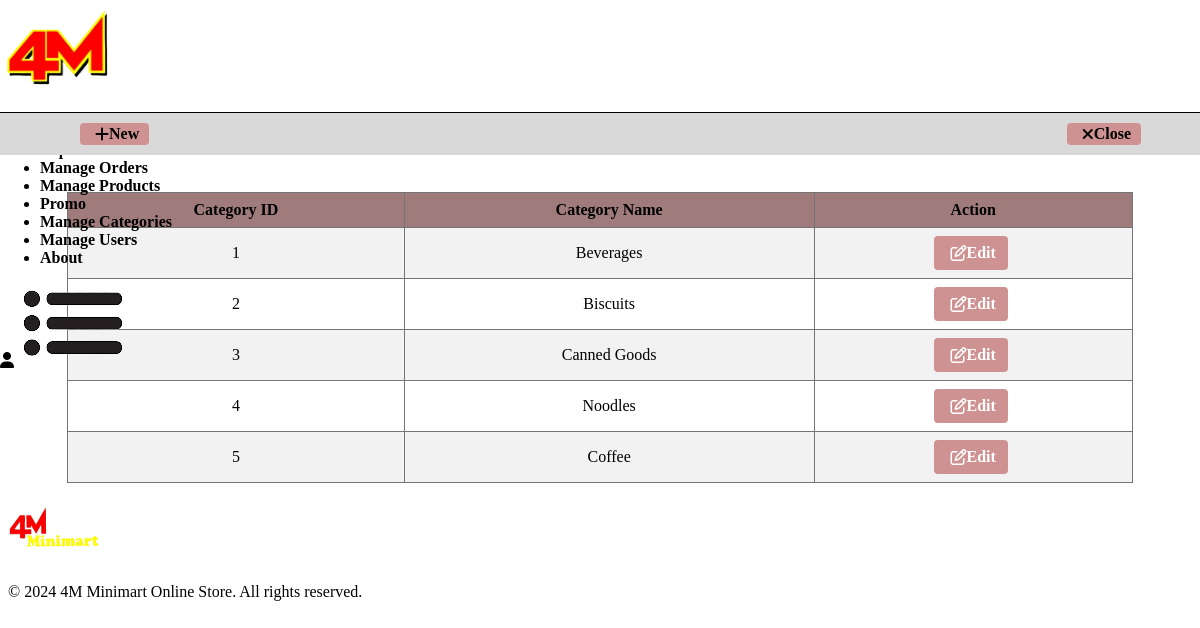
The page /admin/category.php on the database as committed earlier.
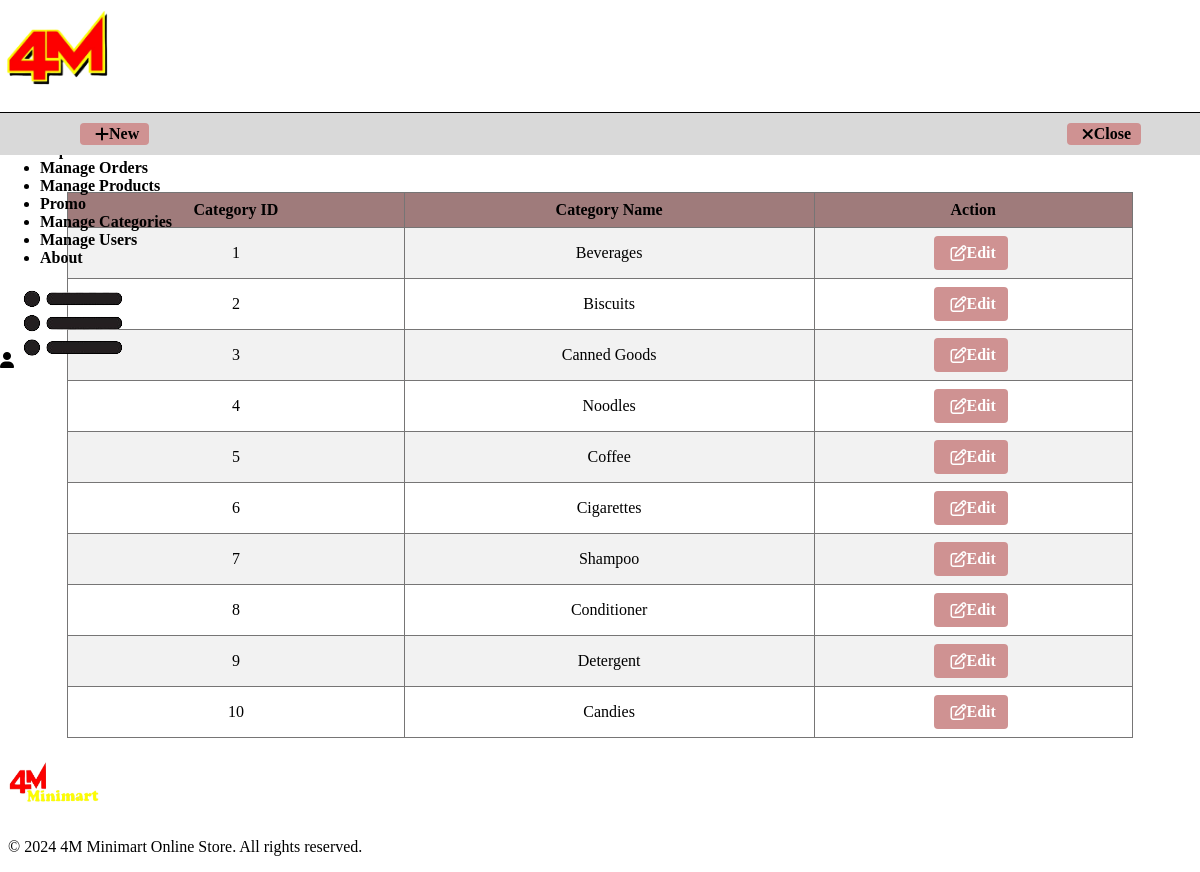
The same page on the database as committed later.
### tables this page shows
CREATE TABLE `category` (
  `category_id` int(11) NOT NULL,
  `category_name` varchar(100) NOT NULL
);

### admin/category.php (the view, shortened to what this page needs)
<?php
require '../DB/db_con.php';
try {
    $sql = "SELECT * FROM category";
    $stmt = $pdo->prepare($sql);
    $stmt->execute();
    $categories = $stmt->fetchAll(PDO::FETCH_ASSOC);
} catch (PDOException $e) {
    die("PDOException: " . $e->getMessage());
} catch (Exception $e) {
    die("Error: " . $e->getMessage());
}
?>
<!DOCTYPE html>
<html lang="en">
<head>
    <link rel="stylesheet" href="https://stackpath.bootstrapcdn.com/font-awesome/4.7.0/css/font-awesome.min.css">
    <link rel="stylesheet" href="../scss/style.scss">
</head>
<body>
    <div class="navbar">
        <div class="logo">
            <a href="http://localhost/E-commerce/admin/admin_dash.php">
                <img src="../images/Logo.png" width="125">
            </a>
        </div>
        <nav id="menuItems">
        <ul>
        <li><a href="http://localhost/E-commerce/admin/admin_dash.php">Dashboards</a></li>
        <li><a href="http://localhost/E-commerce/admin/reports.php">Reports</a></li>
            <li><a href="http://localhost/E-commerce/admin/manage_order.php">Manage Orders</a></li>
            <li><a href="http://localhost/E-commerce/admin/products.php">Manage Products</a></li>
            <li><a href="http://localhost/E-commerce/admin/promo.php">Promo</a></li>
            <li><a href="http://localhost/E-commerce/admin/category.php">Manage Categories</a></li>
            <li><a href="http://localhost/E-commerce/admin/user.php">Manage Users</a></li>
            <li><a href="http://localhost/E-commerce/admin/about.php">About</a></li>
        </ul>
        </nav>
        <div class="setting-sec">
            <a href="http://localhost/E-commerce/Account.php">
            <i class="fa-solid fa-user"></i>
            </a>
        <img src="../images/menu.png" class="menu-icon" onclick="menutoggle()">
        </div>
    </div>
<div class="cat-container">
    <div class= "btn-con">
        <a href="http://localhost/E-commerce/admin/add-cat.php" class="btn-add"> <i class="fa fa-plus"></i>New</a>
        <a href="http://localhost/E-commerce/admin/admin_dash.php"  class="btn-close" ><i class="fa fa-close"></i> Close</a>
    </div>
    <table>
        <tr>
            <th>Category ID</th>
            <th>Category Name</th>
            <th>Action</th>
        </tr>
        <?php foreach ($categories as $category) : ?>
            <tr>
                <td><?php echo $category['category_id']; ?></td>
                <td><?php echo $category['category_name']; ?></td>
                <td><a href="edit-cat.php?category_id=<?php echo $category['category_id']; ?>" class="edit-button"><i class="fa fa-edit"></i>Edit</a></td>
            </tr>
        <?php endforeach; ?>
    </table>
<footer>
    <div class="container">
        <div class="row">
            <div class="footer-col-1">
            <img src="../images/logo2.png" width="100px" height="60px">
            </div>
            <div class="footer-col-2">
            <p>&copy; <?php echo date('Y'); ?> 4M Minimart Online Store. All rights reserved.</p>
            </div>
        </div>
    </div>
</footer>
</html>
</body>

Rows that differ between the two databases and show on the page:
added category: category_id "6", category_name "Cigarettes"
added category: category_id "7", category_name "Shampoo"
added category: category_id "8", category_name "Conditioner"
added category: category_id "9", category_name "Detergent"
added category: category_id "10", category_name "Candies"
